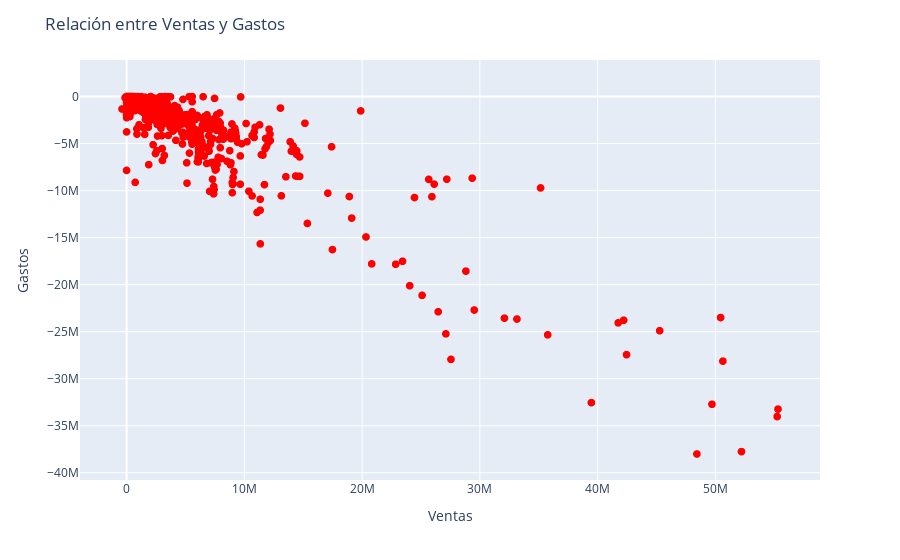

Here is the notebook cell this chart was saved with:
### Code cell
import plotly.express as px

fig = px.scatter(df_cluster, x='VTA', y='GTO', text=df_cluster.index)

# Tuvimos que usar update_traces por que el parametro marker no es compatible con express
fig.update_traces( # Se usa si o si con la extensión graph_objects
    marker=dict(size=10, color='red', symbol='circle'),  # Tamaño, color y símbolo del marcador
    mode='markers'  
)

fig.update_layout(
    title='Relación entre Ventas y Gastos',
    xaxis_title='Ventas',
    yaxis_title='Gastos',
    hovermode='closest'
)

fig.show()

### Figure 1 — Plotly figure (JSON) as saved in the notebook; plotly's stock layout.template omitted (floating-point values rounded to 4 significant figures; data arrays with more than 128 entries replaced by an {"elided": "..."} marker saying what was removed)
{"data": [{"hovertemplate": "VTA=%{x}<br>GTO=%{y}<br>ObraNro=%{text}<extra></extra>", "legendgroup": "", "marker": {"color": "red", "size": 8, "symbol": "circle"}, "mode": "markers", "name": "", "showlegend": false, "text": {"elided": "2074 str values"}, "type": "scattergl", "x": {"elided": "2074 float values"}, "xaxis": "x", "y": {"elided": "2074 float values"}, "yaxis": "y"}], "layout": {"hovermode": "closest", "legend": {"tracegroupgap": 0}, "margin": {"t": 60}, "title": {"text": "Relación entre Ventas y Gastos"}, "xaxis": {"anchor": "y", "domain": [0, 1], "title": {"text": "Ventas"}}, "yaxis": {"anchor": "x", "domain": [0, 1], "title": {"text": "Gastos"}}}}
